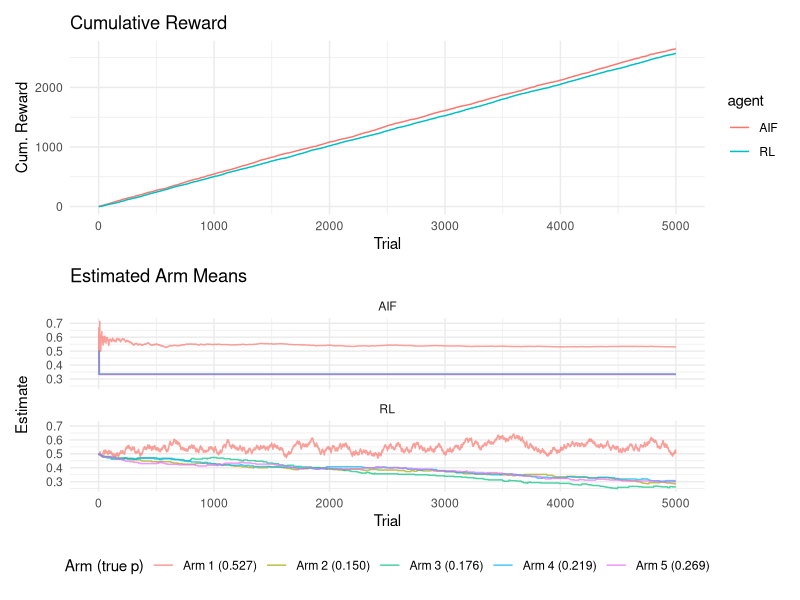
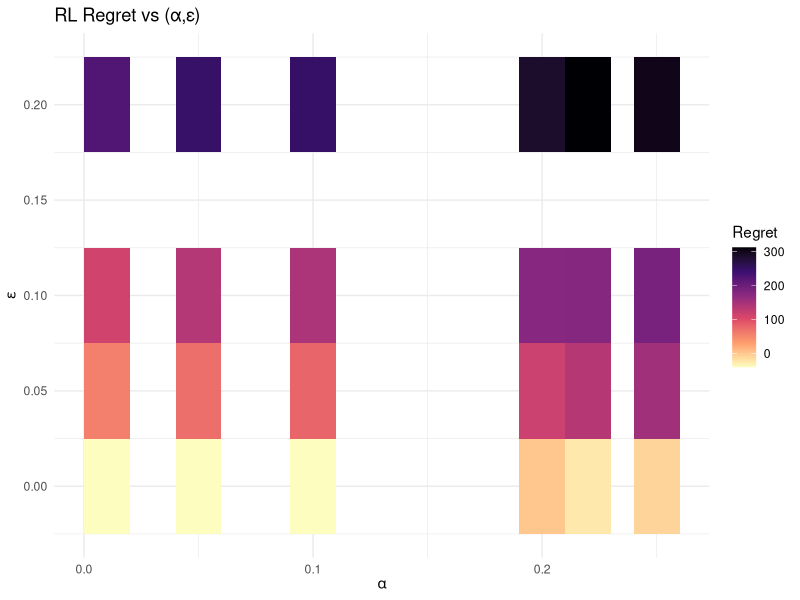
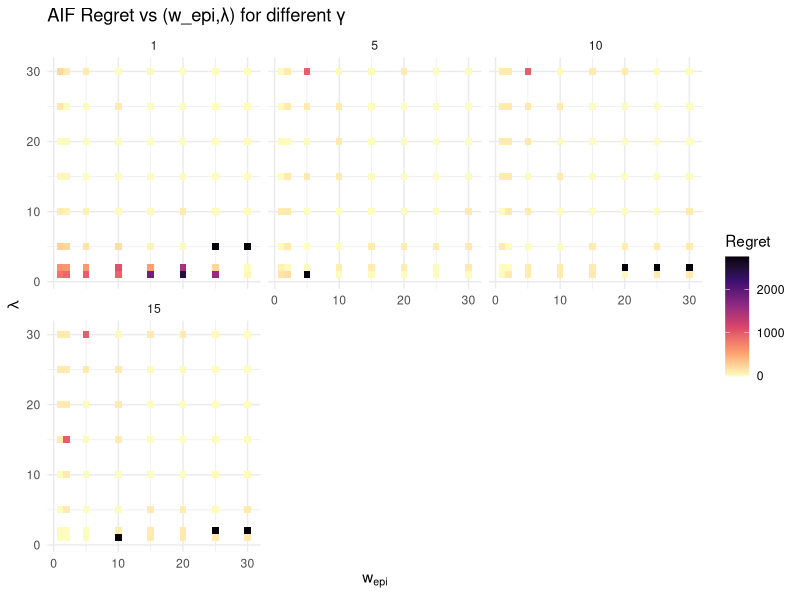

Here is the R script that generated these plots, in order:
rm(list=ls())
library(tidyverse)
library(patchwork)

# -------------------------------------------------------------------
# k-Armed Bernoulli Bandit: RL vs AIF with Beta-Bayes planning
# -------------------------------------------------------------------
{
  seed <- sample(1:10000, 1)
  #set.seed(4696)
  #set.seed(667)
  #set.seed(1424)
  #set.seed(9726)
  #set.seed(4728)
  
  set.seed(7382)
  
  # 1) Problem spec
  k      <- 5
  true_p <- runif(k, 0.1, 0.9)   # ground truth (unknown to agents)
  T      <- 5000
  alpha  <- 0.01                  # RL learning rate
  eps    <- 0.1                 # RL epsilon-greedy
  
  # 2) AIF parameters
  w_epi  <- 5.0                  # weight on info-gain
  lambda <- 25.0                  # weight on reward
  gamma  <- 15.0                  # softmax inverse temperature
  
  # 3) Storage & init
  # RL
  Q        <- rep(0.5, k)
  # AIF: Beta(alpha,beta) counts for each arm
  a_counts <- rep(1, k)
  b_counts <- rep(1, k)
  
  reward_rl <- numeric(T)
  reward_ai <- numeric(T)
  rl_Q_hist <- matrix(0, nrow=T, ncol=k)
  ai_p_hist <- matrix(0, nrow=T, ncol=k)
  
  # helper: KL divergence Beta(a1,b1) || Beta(a0,b0)
  kl_beta <- function(a1,b1,a0,b0) {
    term1 <- lgamma(a0+b0) - lgamma(a0) - lgamma(b0)
    term2 <- lgamma(a1) + lgamma(b1) - lgamma(a1+b1)
    term3 <- (a1-a0)*(digamma(a1) - digamma(a1+b1))
    term4 <- (b1-b0)*(digamma(b1) - digamma(a1+b1))
    term5 <- (a0+b0 - a1 - b1)*(digamma(a0+b0) - digamma(a1+b1))
    term1 + term2 + term3 + term4 + term5
  }
  
  # 4) Simulation
  for(t in 1:T){
    # RL: epsilon-greedy
    rl_Q_hist[t,] <- Q
    if(runif(1)<eps) a_rl <- sample.int(k,1)
    else             a_rl <- which.max(Q)
    r_rl <- rbinom(1,1,true_p[a_rl])
    Q[a_rl] <- Q[a_rl] + alpha*(r_rl-Q[a_rl])
    reward_rl[t] <- r_rl
    
    # AIF
    p_hat <- a_counts/(a_counts+b_counts)  
    ai_p_hist[t,] <- p_hat
    G <- numeric(k)
    for(a in 1:k){
      ext <- -lambda * p_hat[a]
      kl1 <- kl_beta(a_counts[a]+1, b_counts[a], a_counts[a], b_counts[a])
      kl0 <- kl_beta(a_counts[a],   b_counts[a]+1, a_counts[a], b_counts[a])
      epi <- -w_epi * ( p_hat[a]*kl1 + (1-p_hat[a])*kl0 )
      G[a] <- ext + epi
    }
    pi   <- exp(-gamma*G); pi <- pi/sum(pi)
    a_ai <- sample.int(k,1,prob=pi)
    r_ai <- rbinom(1,1,true_p[a_ai])
    reward_ai[t] <- r_ai
    
    # update counts
    a_counts[a_ai] <- a_counts[a_ai] + r_ai
    b_counts[a_ai] <- b_counts[a_ai] + (1-r_ai)
  }
  arm_labels <- paste0("Arm ", seq_len(k), " (", sprintf("%.3f", true_p), ")")
  
  # 5) Plots
  library(tidyverse)
  library(patchwork)
  
  # 5.1) Cumulative rewards
  df_r <- tibble(
    trial = 1:T,
    RL    = cumsum(reward_rl),
    AIF   = cumsum(reward_ai)
  ) |> pivot_longer(-trial, names_to="agent", values_to="cum_reward")
  
  p1 <- ggplot(df_r, aes(trial, cum_reward, color=agent)) +
    geom_line() +
    theme_minimal() +
    labs(title="Cumulative Reward", x="Trial", y="Cum. Reward")
  
  # 5.2) Learned‐mean trajectories
  # RL Q‐values
  df_q <- as_tibble(rl_Q_hist) |>
    set_names(arm_labels) |>        
    mutate(trial=1:T) |>
    pivot_longer(-trial, names_to="arm", values_to="value") |>
    mutate(agent="RL")
  
  # AIF posterior means
  df_p <- as_tibble(ai_p_hist) |>
    set_names(arm_labels) |>       
    mutate(trial=1:T) |>
    pivot_longer(-trial, names_to="arm", values_to="value") |>
    mutate(agent="AIF")
  
  df_both <- bind_rows(df_q, df_p)
  
  p2 <- ggplot(df_both, aes(trial, value, color=arm)) +
    geom_line(alpha=0.7) +
    facet_wrap(~agent, ncol=1) +
    theme_minimal() +
    labs(title="Estimated Arm Means",
         x="Trial", y="Estimate",
         color="Arm (true p)")  +     
    theme(legend.position="bottom")
  
  print(p1 / p2)
}


# 1) Fixed bandit setup
k      <- 5
T      <- 4000
true_p <- runif(k, .1, .9)
p_star <- max(true_p)  
seed   <- 123

# shared simulation code (returns a list with rl and aif cum rewards)
run_bandit <- function(alpha, eps, w_epi, lambda, gamma, seed=123) {
  set.seed(seed)
  Q        <- rep(0.5, k)
  a_counts <- rep(1, k); b_counts <- rep(1, k)
  cum_rl   <- 0; cum_ai <- 0
  
  kl_beta <- function(a1,b1,a0,b0) {
    t1 <- lgamma(a0+b0)-lgamma(a0)-lgamma(b0)
    t2 <- lgamma(a1)+lgamma(b1)-lgamma(a1+b1)
    t3 <- (a1-a0)*(digamma(a1)-digamma(a1+b1))
    t4 <- (b1-b0)*(digamma(b1)-digamma(a1+b1))
    t5 <- (a0+b0-a1-b1)*(digamma(a0+b0)-digamma(a1+b1))
    t1+t2+t3+t4+t5
  }
  
  for(t in 1:T){
    # RL step
    if(runif(1)<eps) a_rl <- sample.int(k,1) else a_rl <- which.max(Q)
    r_rl <- rbinom(1,1,true_p[a_rl])
    Q[a_rl] <- Q[a_rl] + alpha*(r_rl-Q[a_rl])
    cum_rl <- cum_rl + r_rl
    
    # AIF step
    p_hat <- a_counts/(a_counts+b_counts)
    G     <- numeric(k)
    for(a in 1:k){
      ext  <- -lambda * p_hat[a]
      kl1  <- kl_beta(a_counts[a]+1, b_counts[a], a_counts[a], b_counts[a])
      kl0  <- kl_beta(a_counts[a],   b_counts[a]+1, a_counts[a], b_counts[a])
      epi  <- -w_epi * (p_hat[a]*kl1 + (1-p_hat[a])*kl0)
      G[a] <- ext + epi
    }
    pi    <- exp(-gamma*G); pi <- pi/sum(pi)
    a_ai  <- sample.int(k,1,prob=pi)
    r_ai  <- rbinom(1,1,true_p[a_ai])
    cum_ai <- cum_ai + r_ai
    
    a_counts[a_ai] <- a_counts[a_ai] + r_ai
    b_counts[a_ai] <- b_counts[a_ai] + (1-r_ai)
  }
  
  regret_rl <- p_star * T - cum_rl
  regret_ai <- p_star * T - cum_ai
  
  list(cum_rl=cum_rl, cum_ai=cum_ai,
       regret_rl=regret_rl, regret_ai=regret_ai)
}

# 2) RL grid: sweep alpha × eps (AIF held at defaults)
grid_rl <- expand.grid(
  alpha = c(0.01, 0.05, 0.1, 0.2, 0.22, 0.25),
  eps   = c(0, 0.05, 0.1, 0.2)
)
results_rl <- grid_rl %>%
  pmap_dfr(function(alpha, eps) {
    out <- run_bandit(alpha, eps,
                      w_epi=5, lambda=5, gamma=5,
                      seed=seed)
    tibble(alpha, eps,
           cum_rl   = out$cum_rl,
           regret_rl= out$regret_rl)
  })

# plot RL heatmap
ggplot(results_rl, aes(alpha, eps, fill=regret_rl)) +
  geom_tile() +
  scale_fill_viridis_c(option="magma", direction=-1) +
  labs(title="RL Regret vs (α,ε)",
       x=expression(alpha), y=expression(epsilon),
       fill="Regret") +
  theme_minimal()

# 3) AIF grid: sweep w_epi × lambda, faceted by gamma (RL held fixed)
grid_aif <- expand.grid(
  w_epi  = c(1, 2, 5, 10, 15, 20, 25, 30),
  lambda = c(1, 2, 5, 10, 15, 20, 25, 30),
  gamma  = c(1, 5, 10, 15)
)
results_aif <- grid_aif %>%
  pmap_dfr(function(w_epi, lambda, gamma) {
    out <- run_bandit(alpha=0.1, eps=0.1,
                      w_epi=w_epi, lambda=lambda, gamma=gamma,
                      seed=seed)
    tibble(w_epi, lambda, gamma,
           cum_ai    = out$cum_ai,
           regret_ai = out$regret_ai)
  })

# plot AIF heatmaps faceted by gamma
ggplot(results_aif, aes(w_epi, lambda, fill=regret_ai)) +
  geom_tile() +
  scale_fill_viridis_c(option="magma", direction=-1) +
  facet_wrap(~gamma, ncol=3) +
  labs(title="AIF Regret vs (w_epi,λ) for different γ",
       x=expression(w[epi]), y=expression(lambda),
       fill="Regret") +
  theme_minimal()

results_aif[which.max(results_aif$cum_ai),]
results_rl[which.max(results_rl$cum_rl),]


results_aif[which.min(results_aif$regret_ai),]
results_rl[which.min(results_rl$regret_rl),]
